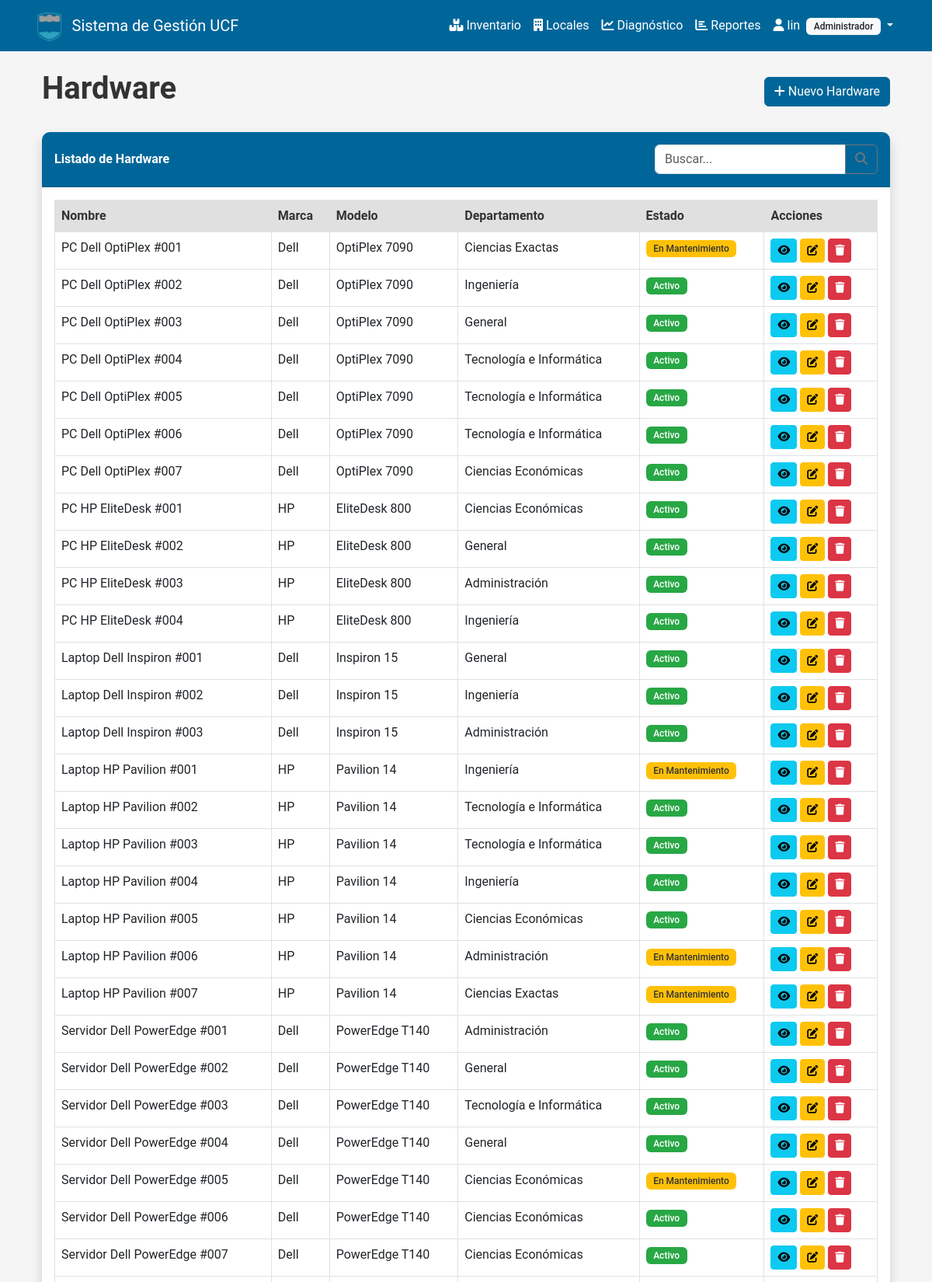
The app's page /inventario/hardware/ (signed in, upper part) with its own data.
### usuarios/models.py (models this page shows, shortened)
class PerfilUsuario(models.Model):
    usuario = models.OneToOneField(
        User, on_delete=models.CASCADE, related_name='perfil')
    departamento = models.ForeignKey(
        Departamento, on_delete=models.SET_NULL, null=True)
    rol = models.ForeignKey(Rol, on_delete=models.SET_NULL, null=True)
    fecha_registro = models.DateTimeField(auto_now_add=True)
    ultimo_acceso = models.DateTimeField(null=True, blank=True)
    telefono = models.CharField(max_length=20, blank=True, null=True)
    foto = models.ImageField(upload_to='perfiles/', blank=True, null=True)
    class Meta:
        verbose_name = "Perfil de Usuario"
        verbose_name_plural = "Perfiles de Usuarios"

class Rol(models.Model):
    nombre = models.CharField(max_length=50)
    descripcion = models.TextField(blank=True, null=True)
    permisos = models.TextField(blank=True, null=True)
    class Meta:
        verbose_name = "Rol"
        verbose_name_plural = "Roles"

class Departamento(models.Model):
    nombre = models.CharField(max_length=100)
    descripcion = models.TextField(blank=True, null=True)
    ubicacion = models.CharField(max_length=100, blank=True, null=True)
    responsable = models.ForeignKey(
        User, on_delete=models.SET_NULL, null=True, related_name='departamentos_a_cargo')
    class Meta:
        verbose_name = "Departamento"
        verbose_name_plural = "Departamentos"

### inventario/models.py (models this page shows, shortened)
class Hardware(models.Model):
    activo = models.OneToOneField(
        Activo, on_delete=models.CASCADE, primary_key=True)
    marca = models.CharField(max_length=100)
    modelo = models.CharField(max_length=100)
    numero_serie = models.CharField(max_length=100, unique=True)
    especificaciones = models.TextField(blank=True, null=True)
    fecha_garantia = models.DateField(blank=True, null=True)
    periodicidad_mantenimiento = models.IntegerField(
        help_text="Periodicidad en días", default=180)
    class Meta:
        verbose_name = "Hardware"
        verbose_name_plural = "Hardware"

class Activo(models.Model):
    TIPO_CHOICES = [
        ('hardware', 'Hardware'),
        ('software', 'Software'),
    ]
    ESTADO_CHOICES = [
        ('activo', 'Activo'),
        ('en_mantenimiento', 'En Mantenimiento'),
        ('obsoleto', 'Obsoleto'),
        ('baja', 'De Baja'),
    ]
    tipo = models.CharField(max_length=20, choices=TIPO_CHOICES)
    nombre = models.CharField(max_length=200)
    descripcion = models.TextField(blank=True, null=True)
    fecha_adquisicion = models.DateField()
    valor_adquisicion = models.DecimalField(max_digits=10, decimal_places=2)
    estado = models.CharField(
        max_length=20, choices=ESTADO_CHOICES, default='activo')
    departamento = models.ForeignKey(
        Departamento, on_delete=models.CASCADE, related_name='activos')
    ubicacion = models.CharField(max_length=100, blank=True, null=True)
    imagen = models.ImageField(upload_to='activos/', blank=True, null=True)
    fecha_baja = models.DateField(blank=True, null=True)
    motivo_baja = models.TextField(blank=True, null=True)
    fecha_creacion = models.DateTimeField(auto_now_add=True)
    fecha_actualizacion = models.DateTimeField(auto_now=True)
    creado_por = models.ForeignKey(
        User, on_delete=models.SET_NULL, null=True, related_name='activos_creados')
    actualizado_por = models.ForeignKey(
        User, on_delete=models.SET_NULL, null=True, related_name='activos_actualizados')
    class Meta:
        verbose_name = "Activo"
        verbose_name_plural = "Activos"
        ordering = ['-fecha_adquisicion']

### inventario/views.py (the view, shortened to what this page needs)
# urls.py: path('hardware/', views.hardware_list, name='hardware_list'),
@login_required
def hardware_list(request):
    hardware_list = Hardware.objects.all().select_related(
        'activo', 'activo__departamento')
    search = request.GET.get('search', '')
    departamento = request.GET.get('departamento', '')
    estado = request.GET.get('estado', '')
    if departamento:
        hardware_list = hardware_list.filter(
            activo__departamento_id=departamento)
    if estado:
        hardware_list = hardware_list.filter(activo__estado=estado)
    return render(request, 'inventario/hardware_list.html', {
        'hardware_list': hardware_list,
        'search': search,
        'departamento': departamento,
        'estado': estado
    })

### reportes/views.py (called while the page is built)
def permisos_context(request):
    context = {}
    if request.user.is_authenticated:
        context.update({
            'puede_ver_reportes': puede_ver_reportes(request.user),
            'puede_ver_actividad': puede_ver_actividad(request.user),
            'es_admin': es_admin(request.user),
        })
    else:
        context.update({
            'puede_ver_reportes': False,
            'puede_ver_actividad': False,
            'es_admin': False,
        })
    return context

### templates/inventario/hardware_list.html (shortened to what this page needs)
{% extends 'base/base.html' %}
{% block content %}
<div class="container">
    <div class="d-flex justify-content-between align-items-center mb-4">
        <h1>Hardware</h1>
        <a href="{% url 'hardware_new' %}" class="btn btn-primary">
            <i class="fas fa-plus"></i> Nuevo Hardware
        </a>
    </div>
    <div class="card shadow mb-4">
        <div class="card-header py-3 d-flex flex-wrap justify-content-between align-items-center">
            <h6 class="m-0 font-weight-bold text-white">Listado de Hardware</h6>
            <form method="get" class="d-flex mt-2 mt-md-0">
                <div class="input-group">
                    <input type="text" class="form-control" placeholder="Buscar..." name="search" value="{{ search }}">
                    <button class="btn btn-outline-secondary" type="submit">
                        <i class="fas fa-search"></i>
                    </button>
                </div>
            </form>
        </div>
        <div class="card-body">
            <div class="table-responsive">
                <table class="table table-bordered table-hover" width="100%" cellspacing="0">
                    <thead class="table-light">
                        <tr>
                            <th>Nombre</th>
                            <th>Marca</th>
                            <th>Modelo</th>
                            <th>Departamento</th>
                            <th>Estado</th>
                            <th>Acciones</th>
                        </tr>
                    </thead>
                    <tbody>
                        {% if hardware_list %}
                            {% for hardware in hardware_list %}
                                <tr>
                                    <td>{{ hardware.activo.nombre }}</td>
                                    <td>{{ hardware.marca }}</td>
                                    <td>{{ hardware.modelo }}</td>
                                    <td>{{ hardware.activo.departamento.nombre }}</td>
                                    <td>
                                        {% if hardware.activo.estado == 'activo' %}
                                            <span class="badge bg-success">Activo</span>
                                        {% elif hardware.activo.estado == 'en_mantenimiento' %}
                                            <span class="badge bg-warning">En Mantenimiento</span>
                                        {% elif hardware.activo.estado == 'obsoleto' %}
                                            <span class="badge bg-danger">Obsoleto</span>
                                        {% elif hardware.activo.estado == 'baja' %}
                                            <span class="badge bg-secondary">De Baja</span>
                                        {% endif %}
                                    </td>
                                    <td>
                                        <a href="{% url 'hardware_detail' pk=hardware.activo.id %}" class="btn btn-sm btn-info">
                                            <i class="fas fa-eye"></i>
                                        </a>
                                        <a href="{% url 'hardware_edit' pk=hardware.activo.id %}" class="btn btn-sm btn-warning">
                                            <i class="fas fa-edit"></i>
                                        </a>
                                        <a href="{% url 'hardware_delete' pk=hardware.activo.id %}" class="btn btn-sm btn-danger">
                                            <i class="fas fa-trash"></i>
                                        </a>
                                    </td>
                                </tr>
                            {% endfor %}
                        {% else %}
                            <tr>
                                <td colspan="6" class="text-center">No hay registros disponibles</td>
                            </tr>
                        {% endif %}
                    </tbody>
                </table>
            </div>
        </div>
    </div>
</div>
{% endblock %}

### templates/base/base.html (shortened to what this page needs)
<!DOCTYPE html>
<html lang="es">
<head>
    <link href="https://cdn.jsdelivr.net/npm/bootstrap@5.3.0-alpha1/dist/css/bootstrap.min.css" rel="stylesheet">
    <link rel="stylesheet" href="https://cdnjs.cloudflare.com/ajax/libs/font-awesome/6.4.0/css/all.min.css" />
    <link rel="stylesheet" href="/static/css/main.css">
</head>
<body>
    <header>
        <nav class="navbar navbar-expand-lg navbar-dark bg-primary">
            <div class="container">
                <a class="navbar-brand d-flex align-items-center" href="/">
                    <img src="/static/img/logo_ucf.png" alt="Logo UCF" height="40" class="me-2">
                    <span>Sistema de Gestión UCF</span>
                </a>
                <div class="collapse navbar-collapse" id="navbarNav">
                    <ul class="navbar-nav ms-auto">
                        {% if user.is_authenticated %}
                            <li class="nav-item">
                                <a class="nav-link" href="/inventario/">
                                    <i class="fas fa-boxes me-1"></i>Inventario
                                </a>
                            </li>
                            <li class="nav-item">
                                <a class="nav-link" href="/locales/">
                                    <i class="fas fa-building me-1"></i>Locales
                                </a>
                            </li>
                            <li class="nav-item">
                                <a class="nav-link" href="/diagnostico/">
                                    <i class="fas fa-chart-line me-1"></i>Diagnóstico
                                </a>
                            </li>
                            {% if user.perfil.rol.nombre != 'Usuario Regular' %}
                            <li class="nav-item">
                                <a class="nav-link" href="/reportes/">
                                    <i class="fas fa-chart-bar me-1"></i>Reportes
                                </a>
                            </li>
                            {% endif %}
                            <li class="nav-item dropdown">
                                <a class="nav-link dropdown-toggle" href="#" id="navbarDropdown" role="button" data-bs-toggle="dropdown">
                                    <i class="fas fa-user me-1"></i>{{ user.username }}
                                    {% if user.perfil.rol %}
                                        <small class="badge bg-light text-dark ms-1">{{ user.perfil.rol.nombre }}</small>
                                    {% endif %}
                                </a>
                            </li>
                        {% else %}
                            <li class="nav-item">
                            </li>
                        {% endif %}
                    </ul>
                </div>
            </div>
        </nav>
    </header>
    <main class="container py-4">
        {% block content %}{% endblock %}
    </main>
</body>
</html>

### static/css/main.css (style rules this page uses)
:root { --primary: #006699; --secondary: #3399CC; --tertiary: #48A5C6; --light: #F5F5F5; --dark: #333333; --gray: #666666; --white: #FFFFFF; --light-gray: #E0E0E0; }
body { font-family: 'Roboto', 'Segoe UI', 'Arial', sans-serif; color: var(--dark); background-color: var(--light); min-height: 100vh; display: flex; flex-direction: column; }
main { flex-grow: 1; }
h1, h2, h3, h4, h5, h6 { color: var(--dark); font-weight: 600; }
p, li, td, th, input, select, textarea { color: var(--dark); }
a { color: var(--primary); text-decoration: none; transition: color 0.2s; }
.navbar-dark.bg-primary { background-color: var(--primary) !important; }
.navbar-dark .navbar-nav .nav-link { color: var(--white); }
.navbar-brand { color: var(--white) !important; }
.navbar-brand img { transition: transform 0.3s ease; }
.btn-primary { background-color: var(--primary); border-color: var(--primary); color: var(--white); }
.card { border: none; border-radius: 10px; box-shadow: 0 4px 6px rgba(0, 0, 0, 0.1); transition: transform 0.3s ease, box-shadow 0.3s ease; background-color: var(--white); }
.card-header { background-color: var(--primary); color: var(--white); border-radius: 10px 10px 0 0 !important; font-weight: 600; }
.card-header .m-0 { color: var(--white); }
.card-header h6, .card-header .text-primary, .card-header .m-0.font-weight-bold.text-primary { color: var(--white) !important; }
.table { color: var(--dark); }
.table thead th { background-color: var(--light-gray); color: var(--dark); font-weight: 600; }
.table-light, .table-light > th, .table-light > td { background-color: var(--light-gray); }
.badge { font-weight: 500; padding: 0.4em 0.8em; }
.badge.bg-success { background-color: #28a745 !important; color: var(--white); }
.badge.bg-warning { background-color: #ffc107 !important; color: var(--dark); }
.bg-primary { background-color: var(--primary) !important; color: var(--white) !important; }
.form-control, .form-select { color: var(--dark); border: 1px solid var(--light-gray); transition: border-color 0.3s ease, box-shadow 0.3s ease; }

### records on screen
Hardware: activo.nombre "PC Dell OptiPlex #001", marca "Dell", modelo "OptiPlex 7090", activo.departamento.nombre "Ciencias Exactas", shows "En Mantenimiento"
Hardware: activo.nombre "PC Dell OptiPlex #002", marca "Dell", modelo "OptiPlex 7090", activo.departamento.nombre "Ingeniería", shows "Activo"
Hardware: activo.nombre "PC Dell OptiPlex #003", marca "Dell", modelo "OptiPlex 7090", activo.departamento.nombre "General", shows "Activo"
Hardware: activo.nombre "PC Dell OptiPlex #004", marca "Dell", modelo "OptiPlex 7090", activo.departamento.nombre "Tecnología e Informática", shows "Activo"
Hardware: activo.nombre "PC Dell OptiPlex #005", marca "Dell", modelo "OptiPlex 7090", activo.departamento.nombre "Tecnología e Informática", shows "Activo"
Hardware: activo.nombre "PC Dell OptiPlex #006", marca "Dell", modelo "OptiPlex 7090", activo.departamento.nombre "Tecnología e Informática", shows "Activo"
Hardware: activo.nombre "PC Dell OptiPlex #007", marca "Dell", modelo "OptiPlex 7090", activo.departamento.nombre "Ciencias Económicas", shows "Activo"
Hardware: activo.nombre "PC HP EliteDesk #001", marca "HP", modelo "EliteDesk 800", activo.departamento.nombre "Ciencias Económicas", shows "Activo"
Hardware: activo.nombre "PC HP EliteDesk #002", marca "HP", modelo "EliteDesk 800", activo.departamento.nombre "General", shows "Activo"
Hardware: activo.nombre "PC HP EliteDesk #003", marca "HP", modelo "EliteDesk 800", activo.departamento.nombre "Administración", shows "Activo"
Hardware: activo.nombre "PC HP EliteDesk #004", marca "HP", modelo "EliteDesk 800", activo.departamento.nombre "Ingeniería", shows "Activo"
Hardware: activo.nombre "Laptop Dell Inspiron #001", marca "Dell", modelo "Inspiron 15", activo.departamento.nombre "General", shows "Activo"
Hardware: activo.nombre "Laptop Dell Inspiron #002", marca "Dell", modelo "Inspiron 15", activo.departamento.nombre "Ingeniería", shows "Activo"
Hardware: activo.nombre "Laptop Dell Inspiron #003", marca "Dell", modelo "Inspiron 15", activo.departamento.nombre "Administración", shows "Activo"
Hardware: activo.nombre "Laptop HP Pavilion #001", marca "HP", modelo "Pavilion 14", activo.departamento.nombre "Ingeniería", shows "En Mantenimiento"
Hardware: activo.nombre "Laptop HP Pavilion #002", marca "HP", modelo "Pavilion 14", activo.departamento.nombre "Tecnología e Informática", shows "Activo"
Hardware: activo.nombre "Laptop HP Pavilion #003", marca "HP", modelo "Pavilion 14", activo.departamento.nombre "Tecnología e Informática", shows "Activo"
Hardware: activo.nombre "Laptop HP Pavilion #004", marca "HP", modelo "Pavilion 14", activo.departamento.nombre "Ingeniería", shows "Activo"
Hardware: activo.nombre "Laptop HP Pavilion #005", marca "HP", modelo "Pavilion 14", activo.departamento.nombre "Ciencias Económicas", shows "Activo"
Hardware: activo.nombre "Laptop HP Pavilion #006", marca "HP", modelo "Pavilion 14", activo.departamento.nombre "Administración", shows "En Mantenimiento"
Hardware: activo.nombre "Laptop HP Pavilion #007", marca "HP", modelo "Pavilion 14", activo.departamento.nombre "Ciencias Exactas", shows "En Mantenimiento"
Hardware: activo.nombre "Servidor Dell PowerEdge #001", marca "Dell", modelo "PowerEdge T140", activo.departamento.nombre "Administración", shows "Activo"
Hardware: activo.nombre "Servidor Dell PowerEdge #002", marca "Dell", modelo "PowerEdge T140", activo.departamento.nombre "General", shows "Activo"
Hardware: activo.nombre "Servidor Dell PowerEdge #003", marca "Dell", modelo "PowerEdge T140", activo.departamento.nombre "Tecnología e Informática", shows "Activo"
Hardware: activo.nombre "Servidor Dell PowerEdge #004", marca "Dell", modelo "PowerEdge T140", activo.departamento.nombre "General", shows "Activo"
Hardware: activo.nombre "Servidor Dell PowerEdge #005", marca "Dell", modelo "PowerEdge T140", activo.departamento.nombre "Ciencias Económicas", shows "En Mantenimiento"
Hardware: activo.nombre "Servidor Dell PowerEdge #006", marca "Dell", modelo "PowerEdge T140", activo.departamento.nombre "Ciencias Económicas", shows "Activo"
Hardware: activo.nombre "Servidor Dell PowerEdge #007", marca "Dell", modelo "PowerEdge T140", activo.departamento.nombre "Ciencias Económicas", shows "Activo"

### other values on screen
{{ user.username }} "lin"
{{ user.perfil.rol.nombre }} "Administrador"
